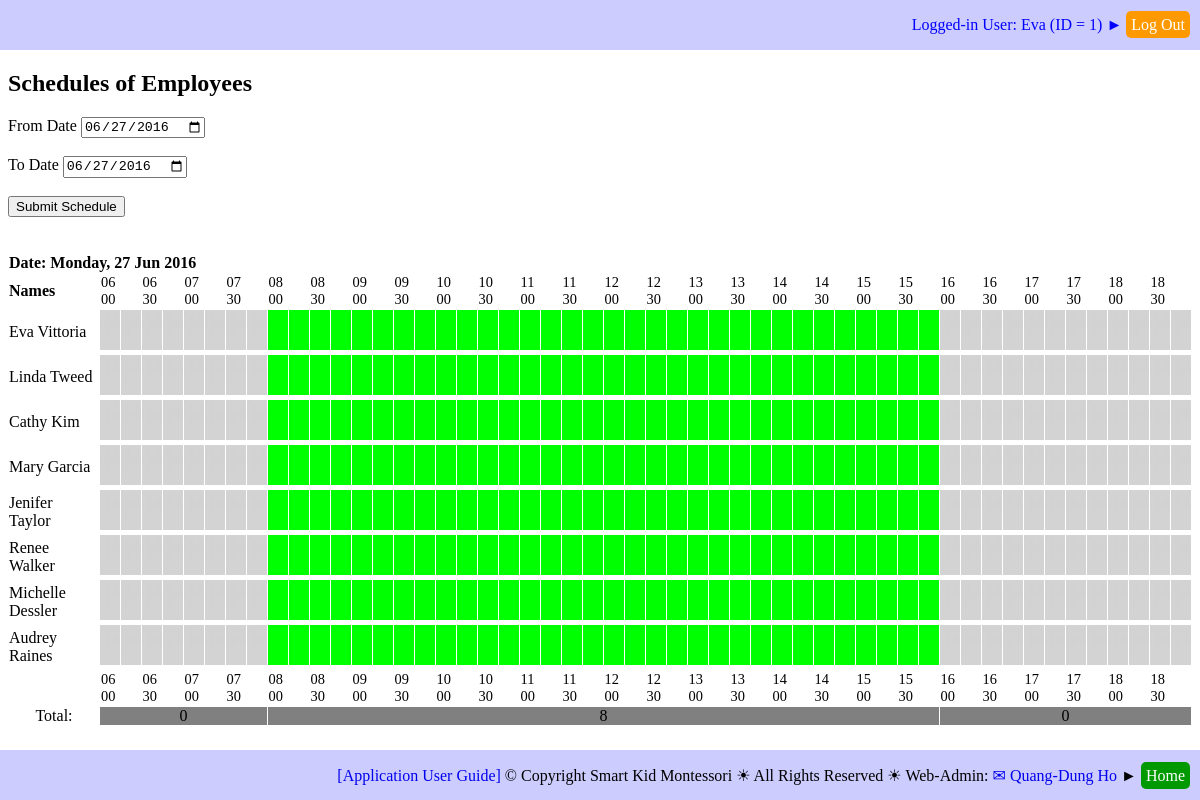
Page /report_employee_schedule.php (signed in) on the committed database.
### tables this page shows
CREATE TABLE `employees` (
  `EMP_ID` int(11) NOT NULL,
  `EMP_FIRST_NAME` varchar(50) NOT NULL,
  `EMP_LAST_NAME` varchar(25) NOT NULL,
  `EMP_BIRTHDATE` date NOT NULL,
  `EMP_SEX` varchar(1) NOT NULL,
  `EMP_PHOTO` varchar(50) NOT NULL,
  `EMP_ADDRESS` varchar(50) NOT NULL,
  `EMP_CITY` varchar(20) NOT NULL,
  `EMP_PROVINCE` varchar(20) NOT NULL,
  `EMP_POSTAL_CODE` varchar(10) NOT NULL,
  `EMP_COUNTRY` varchar(20) NOT NULL,
  `EMP_PHONE1` varchar(15) NOT NULL,
  `EMP_PHONE2` varchar(15) DEFAULT NULL,
  `EMP_EMAIL` varchar(50) NOT NULL,
  `EMP_HIRE_DATE` date NOT NULL,
  `EMP_END_DATE` date NOT NULL,
  `EMP_EDU_ID` int(11) NOT NULL,
  `EDU_DAYCARE_EXPERIENCE` tinyint(11) NOT NULL,
  `EDU_MONTESSORI_EXPERIENCE` tinyint(11) NOT NULL,
  `EMP_POST_ID1` int(11) NOT NULL,
  `EMP_POST_ID2` int(11) DEFAULT NULL,
  `EMP_BOSS_ID` int(11) DEFAULT NULL,
  `EMP_HOURLY_RATE` float NOT NULL,
  `EMP_PASSCODE` varchar(10) NOT NULL,
  `EMP_NOTES` text
);

### sql_queries.php (called while the page is built, shortened)
<?php
	function connectDB()
	{
		$db_hostname = "localhost";
		$db_name     = "montessori";
		$db_username = "root";
		$db_password = "";
		$db = mysqli_connect($db_hostname, $db_username, $db_password, $db_name);
		return ($db);
	}
	function getResult($query)
	{
		$db = connectDB();
		$result = mysqli_query($db, $query);
		return ($result);
	}
?>

### schedule_utils.php (the view, shortened to what this page needs)
<?php
require_once("sql_queries.php");
function createScheduleOfDay($sch_date_time, $debug_on)
{
	echo '<br/><br/>';
	echo '<table class="scheduleView">';
	$sch_date = $sch_date_time->format("Y-m-d");
	$sch_date_displayed = $sch_date_time->format("l, d M Y");
	echo '<tr>';
	echo '<td colspan="53" style="text-align: left;">' . '<b>Date: ' . $sch_date_displayed . '</b>' . '</td>';
	echo '</tr>';
	$queryStr = 'SELECT EMP_ID, CONCAT(EMP_FIRST_NAME, " ", EMP_LAST_NAME) AS EMP_NAME '.
				'FROM EMPLOYEES WHERE EMP_ID IN (SELECT DISTINCT EMP_ID FROM EMPLOYEE_SCHEDULE ' .
				'WHERE (SCH_DATE = "' . $sch_date . '") ORDER BY EMP_ID)';
	$queryStr = $queryStr . ';';
	$employees = getResult($queryStr);
	$employeesNum = mysqli_num_rows($employees);
	echo '<tr>';
	echo '<td><b>Names</b></td>';
	$queryStr = 'SELECT LPAD(START_TIME_HOUR,2,"0"), LPAD(START_TIME_MIN,2,"0") ' .
				'FROM TIME_SLOTS ORDER BY START_TIME_HOUR, START_TIME_MIN;';
	$timeSlots = getResult($queryStr);
	$timeSlotsNum = mysqli_num_rows($timeSlots);
	for ($j = 1; $j <= $timeSlotsNum; $j = $j + 1)
	{
		$currentTimeSlot = mysqli_fetch_row($timeSlots);
		$currentTimeSlot_START_TIME_MIN = $currentTimeSlot[1];
		if (($currentTimeSlot_START_TIME_MIN == '00') || ($currentTimeSlot_START_TIME_MIN == '30'))
		{
			$currentTimeSlot_START_TIME_HOUR = $currentTimeSlot[0];
			echo '<th>' . $currentTimeSlot_START_TIME_HOUR . '<br/>' . $currentTimeSlot_START_TIME_MIN . '</th>';
		}
		else
		{
			echo '<th>' . '' . '</th>';
		}
	}
	echo '</tr>';
	for ($j = 1; $j <= $timeSlotsNum; $j = $j + 1)
	{
			$employeesNumInTimeSlot[$j]=0;
	}
	for ($i = 0; $i < $employeesNum; $i++)
	{
		$currentEmployee = mysqli_fetch_row($employees);
		$currentEmployee_EMP_ID = $currentEmployee[0];
		$currentEmployee_EMP_NAME = $currentEmployee[1];
		echo '<tr>';
		echo '<td style="padding-right:5px;">' .  $currentEmployee_EMP_NAME . '</td>';
		$queryStr = 'SELECT TS_ID_BEGIN, TS_ID_END FROM EMPLOYEE_SCHEDULE WHERE ' .
					'(EMP_ID = ' . $currentEmployee_EMP_ID . ') AND (SCH_DATE = "' . $sch_date . '")  ORDER BY TS_ID_BEGIN ASC';
		$queryStr = $queryStr . ';';
		$scheduledTimeSlotSegments = getResult($queryStr);
		$scheduledTimeSlotSegmentsNum = mysqli_num_rows($scheduledTimeSlotSegments);
		if ($scheduledTimeSlotSegmentsNum >= 1)
		{
			$currentscheduledTimeSlotSegment = mysqli_fetch_row($scheduledTimeSlotSegments);
			$currentscheduledTimeSlotSegment_TS_ID_BEGIN = $currentscheduledTimeSlotSegment[0];
			$currentscheduledTimeSlotSegment_TS_ID_END = $currentscheduledTimeSlotSegment[1];
		}
		else
		{
			$currentscheduledTimeSlotSegment_TS_ID_BEGIN = $timeSlotsNum + 1;
			$currentscheduledTimeSlotSegment_TS_ID_END = $timeSlotsNum + 1;
		}
		$k = 1;
		for ($j = 1; $j <= $timeSlotsNum; $j = $j + 1)
		{
			if ($j < $currentscheduledTimeSlotSegment_TS_ID_BEGIN)
			{
				echo '<td><a href=""><img src="images/icons/time_slot_out.png" height=40" width="20"></a></td>';
			}
			else if ($j <= $currentscheduledTimeSlotSegment_TS_ID_END)
			{
				echo '<td><a href=""><img src="images/icons/time_slot_in.png" height=40" width="20"></a></td>';
				$employeesNumInTimeSlot[$j] = $employeesNumInTimeSlot[$j] + 1;
			}
			else if ($k < $scheduledTimeSlotSegmentsNum)
			{
				$currentscheduledTimeSlotSegment = mysqli_fetch_row($scheduledTimeSlotSegments);
				$currentscheduledTimeSlotSegment_TS_ID_BEGIN = $currentscheduledTimeSlotSegment[0];
				$currentscheduledTimeSlotSegment_TS_ID_END = $currentscheduledTimeSlotSegment[1];
				$k = $k + 1;
				$j = $j - 1;
			}
			else
			{
				$currentscheduledTimeSlotSegment_TS_ID_BEGIN = $timeSlotsNum + 1;
				$currentscheduledTimeSlotSegment_TS_ID_END = $timeSlotsNum + 1;
				$j = $j - 1;
			}
		}
		echo '</tr>';
	}
	echo '<tr>';
	echo '<td></td>';
	mysqli_data_seek($timeSlots, 0);
	for ($j = 1; $j <= $timeSlotsNum; $j = $j + 1)
	{
		$currentTimeSlot = mysqli_fetch_row($timeSlots);
		$currentTimeSlot_START_TIME_MIN = $currentTimeSlot[1];
		if (($currentTimeSlot_START_TIME_MIN == '00') || ($currentTimeSlot_START_TIME_MIN == '30'))
		{
			$currentTimeSlot_START_TIME_HOUR = $currentTimeSlot[0];
			echo '<th>' . $currentTimeSlot_START_TIME_HOUR . '<br/>' . $currentTimeSlot_START_TIME_MIN . '</th>';
		}
		else
		{
			echo '<th>' . '' . '</th>';
		}
	}
	echo '</tr>';
	echo '<tr>';
	echo '<td style="text-align: center;"> Total: </td>';
	$j = 1;
	while ($j <= $timeSlotsNum)
	{
		$k = 1;
		while (($j + $k <= $timeSlotsNum) &&
			   ($employeesNumInTimeSlot[$j] == $employeesNumInTimeSlot[$j + $k]))
		{
			$k = $k + 1;
		}
		echo '<td colspan="' . $k . '" style="background-color: gray; text-align: center;">' .
													$employeesNumInTimeSlot[$j] . '</td>';
		$j = $j + $k;
	}
	echo '</tr>';
	echo '</table>';
}
?>

### report_employee_schedule.php (shortened to what this page needs)
<!DOCTYPE html>
<html>
<head>
	<link rel="stylesheet" type="text/css" href="schedule_table.css">
	<link rel="stylesheet" type="text/css" href="common.css">
</head>
<body>
<?php
	include 'header_log_in_out.php';
?>
<div id="main">
<?php
if (isset($_SESSION['LoggedIn_EMP_ID']))
{
	echo '<h2>Schedules of Employees</h2>';
	require_once("schedule_utils.php");
	if ((isset($_POST['from_date'])) && (isset($_POST['to_date'])))
	{
		$from_date = new DateTime($_POST['from_date']);
		$to_date = new DateTime($_POST['to_date']);
		echo '<form action="report_employee_schedule.php" method="post">';
		echo '<label for="from_date">From Date </label><input type="date" id="from_date" name="from_date"' .
				'value="' . $_POST['from_date'] . '"><br/><br/>';
		echo '<label for="to_date">To Date </label><input type="date" id="to_date" name="to_date"' .
				'value="' . $_POST['to_date'] . '"><br/><br/>';
		echo '<input type="submit" value="Submit Schedule">';
		echo '</form>';
	}
	else
	{
		$from_date = new DateTime();
		$to_date = new DateTime();
		echo '<form action="report_employee_schedule.php" method="post">';
		echo '<label for="from_date">From Date </label><input type="date" id="from_date" name="from_date"' .
				'value="' . $from_date->format("Y-m-d") . '"><br/><br/>';
		echo '<label for="to_date">To Date </label><input type="date" id="to_date" name="to_date"' .
				'value="' . $to_date->format("Y-m-d") . '"><br/><br/>';
		echo '<input type="submit" value="Submit Schedule">';
		echo '</form>';
	}
	$timespan = 24 * 60 * 60;
	$curr_date = new DateTime($from_date->format("Y-m-d"));
	while ($curr_date <= $to_date)
	{
		createScheduleOfDay($curr_date, true);
		$curr_date->add(new DateInterval('PT'.$timespan.'S'));
	}
}
else
{
	echo 'Something is wrong with $_SESSION["LoggedIn_EMP_ID"])';
}
?>
</div>
<?php
	include 'footer.php';
?>
</body>
</html>

### schedule_table.css (style rules this page uses)
table { border-collapse: collapse; padding: 0; margin: 0; }
th { text-align: left; font-size: 90%; font-weight: 100; }
tr { padding: 0px; margin: 0; border: 0px; }
td { text-align: left; padding: 0px; margin: 0; border: 1px solid white; }

### common.css (style rules this page uses)
div#main { margin-top: 70px; margin-bottom: 70px; }
a { text-decoration: none; }

### rows in the picture
employees: currentEmployee_EMP_NAME "Eva Vittoria"
employees: currentEmployee_EMP_NAME "Linda Tweed"
employees: currentEmployee_EMP_NAME "Cathy Kim"
employees: currentEmployee_EMP_NAME "Mary Garcia"
employees: currentEmployee_EMP_NAME "Jenifer Taylor"
employees: currentEmployee_EMP_NAME "Renee Walker"
employees: currentEmployee_EMP_NAME "Michelle Dessler"
employees: currentEmployee_EMP_NAME "Audrey Raines", EMP_ID "8"

### other values in the picture
$emp_name "Eva"
$emp_id "1"
$currentTimeSlot_START_TIME_HOUR "06"
$currentTimeSlot_START_TIME_MIN "00"
$currentTimeSlot_START_TIME_MIN "30"
$currentTimeSlot_START_TIME_HOUR "07"
$currentTimeSlot_START_TIME_HOUR "08"
$currentTimeSlot_START_TIME_HOUR "09"
$currentTimeSlot_START_TIME_HOUR "10"
$currentTimeSlot_START_TIME_HOUR "11"
$currentTimeSlot_START_TIME_HOUR "12"
$currentTimeSlot_START_TIME_HOUR "13"
$currentTimeSlot_START_TIME_HOUR "14"
$currentTimeSlot_START_TIME_HOUR "15"
$currentTimeSlot_START_TIME_HOUR "16"
